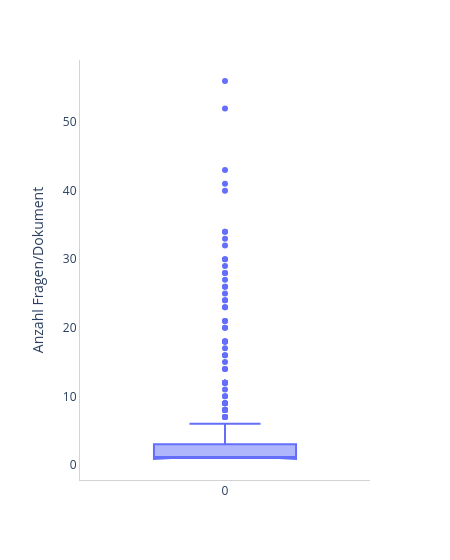

This figure's notebook cell:
### Code cell
PX.box(pdfqa_file_name_value_counts.values, xaxes = {'title': ''}, yaxes = {'title': 'Anzahl Fragen/Dokument'}, width=450)

### Figure 1 — Plotly figure (JSON) as saved in the notebook; plotly's stock layout.template omitted (floating-point values rounded to 4 significant figures; data arrays with more than 128 entries replaced by an {"elided": "..."} marker saying what was removed)
{"data": [{"alignmentgroup": "True", "boxpoints": "outliers", "hovertemplate": "variable=%{x}<br>value=%{y}<extra></extra>", "legendgroup": "", "marker": {"color": "#636efa"}, "name": "", "notched": true, "offsetgroup": "", "orientation": "v", "showlegend": false, "type": "box", "x": {"elided": "512 str values"}, "x0": " ", "xaxis": "x", "y": {"elided": "512 int values"}, "y0": " ", "yaxis": "y"}], "layout": {"boxmode": "group", "legend": {"tracegroupgap": 0}, "margin": {"t": 60}, "paper_bgcolor": "rgba(255, 255, 255, 1.0)", "plot_bgcolor": "rgba(255, 255, 255, 1.0)", "showlegend": false, "width": 450, "xaxis": {"anchor": "y", "domain": [0, 1], "linecolor": "LightGrey", "linewidth": 1, "showline": true, "title": {"text": ""}}, "yaxis": {"anchor": "x", "domain": [0, 1], "linecolor": "LightGrey", "linewidth": 1, "showgrid": false, "showline": true, "title": {"text": "Anzahl Fragen/Dokument"}}}}
